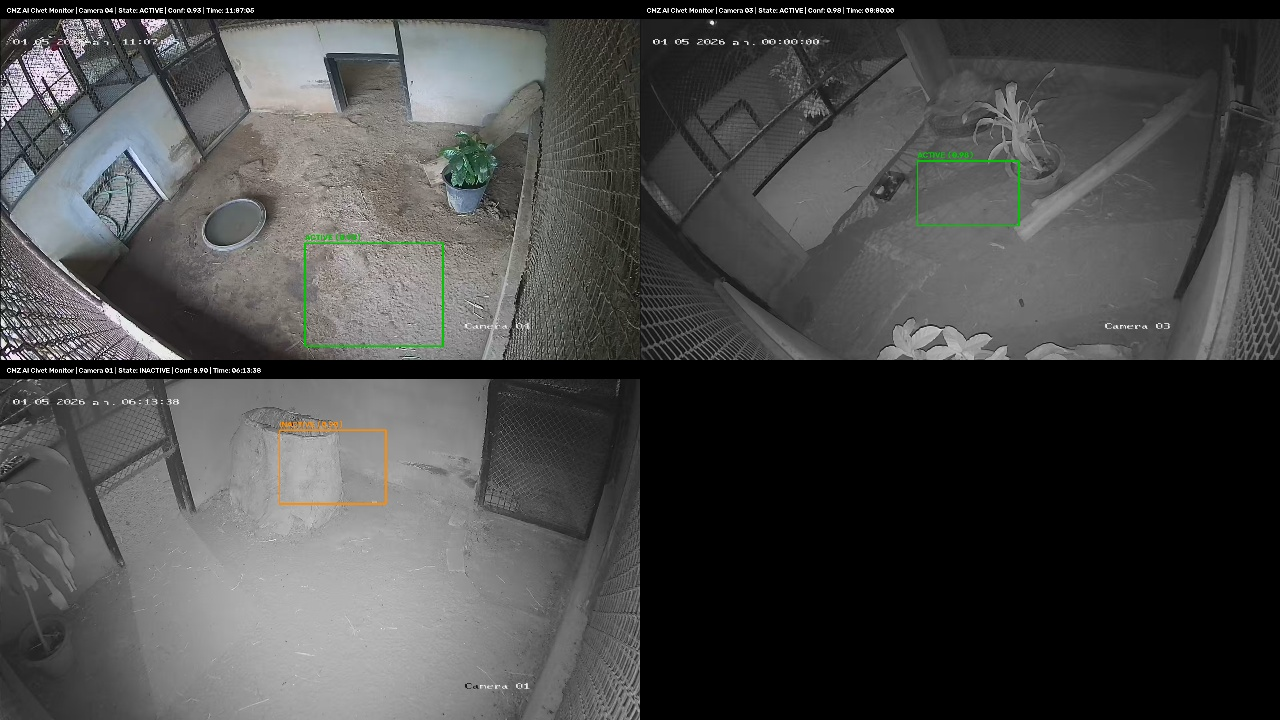
#> input picture finish/phase2_detection_samples_4cam.jpg, 1280 x 720 px, given in place of A01_06.13-09.48_dur_3h35m.mp4, which was not available
$ python scan_cam1_cam4_samples.py
#> lines starting #> are read from the running program, lines starting #| are printed output that depends on the picture
import cv2, os, glob
import numpy as np
import sys

sys.stdout.reconfigure(encoding='utf-8')

base_dir = r"D:\CMU\4th\1 st\image processing\project cmz\dataset\ชะมดแผงสันหางดำ"
out_dir = r"pic/inspections/cam1_cam4_presence"
os.makedirs(out_dir, exist_ok=True)

# For each camera, let's scan a daytime video and a nighttime video
# Camera 1:
# A01_06.13-09.48_dur_3h35m.mp4 (morning daylight)
# A01_18.55-23.59_dur_5h03m.mp4 (night)
# Camera 4:
# A04_08.19-10.27_dur_2h08m.mp4 (morning daylight)
# A04_17.08-22.27_dur_5h19m.mp4 (night)

def scan_video_for_civet(vpath, cam_tag, sample_sec=30):
#> called with cam_tag = 'CAM1_Day', sample_sec = 60
    cap = cv2.VideoCapture(vpath)
    fps = cap.get(cv2.CAP_PROP_FPS) or 30.0
    total_frames = int(cap.get(cv2.CAP_PROP_FRAME_COUNT))
    dur_min = (total_frames / fps) / 60.0

    # Empty background reference (first frame)
    ret, f0 = cap.read()
#> f0 is the input picture: shape (720, 1280, 3); mean B, G, R 72.2, 72.8, 72.5
    if not ret: return
    bg = cv2.GaussianBlur(cv2.cvtColor(f0, cv2.COLOR_BGR2GRAY), (21, 21), 0)
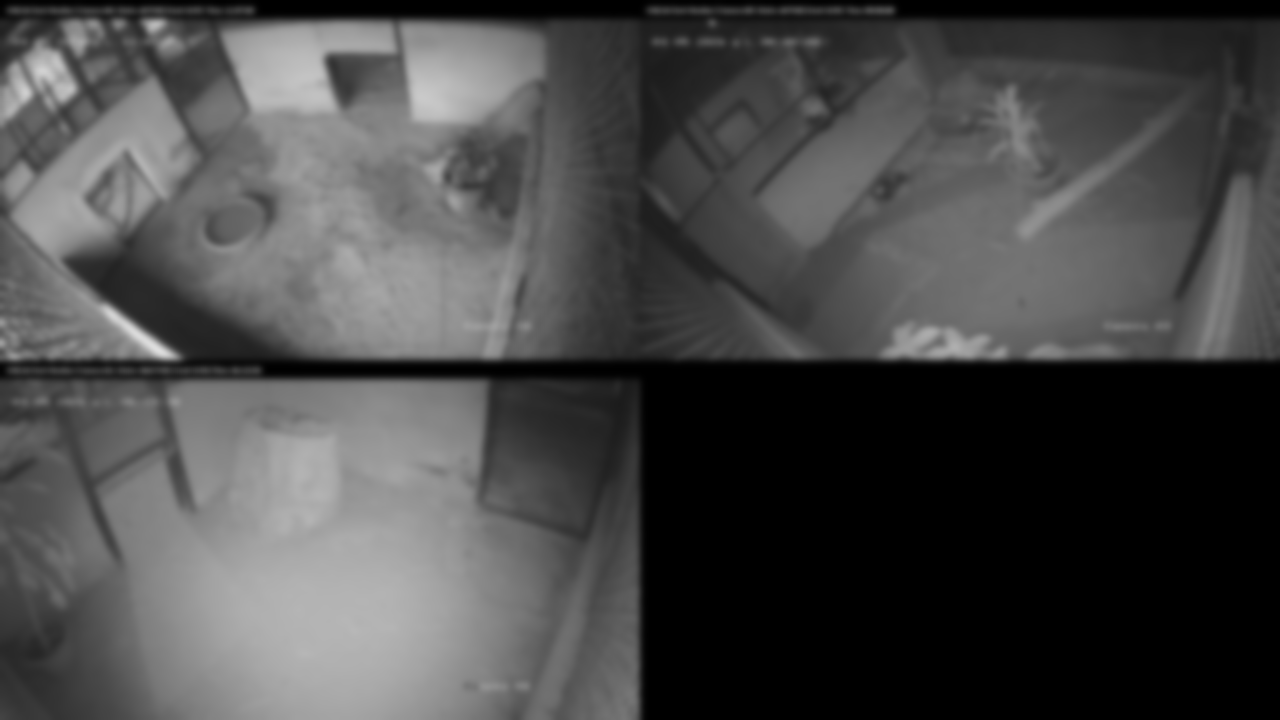
#> bg: shape (720, 1280); min 0, max 222, mean 72.7

    print(f"\nScanning {cam_tag}: {os.path.basename(vpath)} ({dur_min:.1f} mins)")

    high_diff_moments = []

    for sec in range(0, int(dur_min * 60), sample_sec):
        cap.set(cv2.CAP_PROP_POS_FRAMES, int(sec * fps))
        ret, frame = cap.read()
        if not ret: break
        gray = cv2.GaussianBlur(cv2.cvtColor(frame, cv2.COLOR_BGR2GRAY), (21, 21), 0)
        diff = cv2.absdiff(bg, gray)
        # ignore top plant if any, just mean diff
        m_diff = np.mean(diff)
        if m_diff > 4.0: # threshold for animal presence / significant change
            m = sec // 60
            s = sec % 60
            high_diff_moments.append((sec, m, s, m_diff))
            # save sample
            if len(high_diff_moments) <= 5 or sec % 300 == 0:
                out_p = os.path.join(out_dir, f"{cam_tag}_{m:03d}m_{s:02d}s.jpg")
                cv2.imwrite(out_p, frame)
                print(f"  [{cam_tag}] Detected change at {m:02d}:{s:02d} (diff={m_diff:.1f}) -> saved {os.path.basename(out_p)}")
#> after the loop, high_diff_moments = []

    cap.release()
    print(f"Total change samples in {cam_tag}: {len(high_diff_moments)}")
#| Total change samples in CAM1_Day: 0

scan_video_for_civet(os.path.join(base_dir, "camera 1", "A01_06.13-09.48_dur_3h35m.mp4"), "CAM1_Day", sample_sec=60)
scan_video_for_civet(os.path.join(base_dir, "camera 4", "A04_08.19-10.27_dur_2h08m.mp4"), "CAM4_Day", sample_sec=60)
#| Scanning CAM4_Day: A04_08.19-10.27_dur_2h08m.mp4 (0.0 mins)
#| Total change samples in CAM4_Day: 0
scan_video_for_civet(os.path.join(base_dir, "camera 4", "A04_17.08-22.27_dur_5h19m.mp4"), "CAM4_Night", sample_sec=60)
#| Scanning CAM4_Night: A04_17.08-22.27_dur_5h19m.mp4 (0.0 mins)
#| Total change samples in CAM4_Night: 0

$ run again, on finish/comparison_ramp_fix.jpg
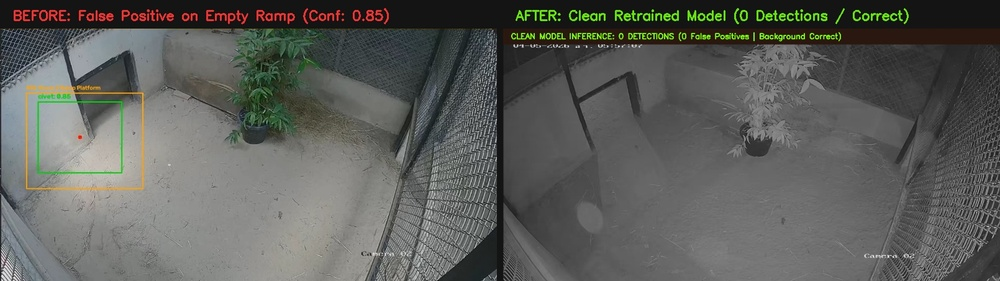
#> input picture finish/comparison_ramp_fix.jpg, 1000 x 281 px, shrunk from 1610 x 452 before the run, given in place of A01_06.13-09.48_dur_3h35m.mp4, which was not available
#> in scan_video_for_civet, f0 is the input picture: shape (281, 1000, 3); mean B, G, R 90, 93.8, 92.5
#> in scan_video_for_civet, `bg = cv2.GaussianBlur(cv2.cvtColor(f0, cv2.COLOR_BGR2GRAY), (21, 21), 0)`:
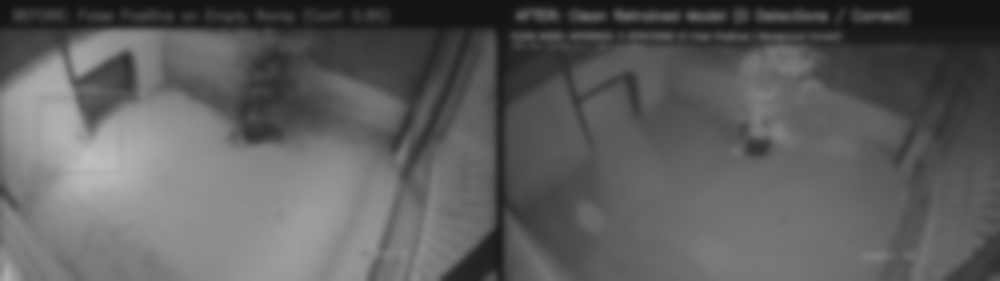
#> bg: shape (281, 1000); min 20, max 190, mean 93
#> after the loop in scan_video_for_civet, `for sec in range(0, int(dur_min * 60), sample_sec):`: high_diff_moments = []
#| Total change samples in CAM1_Day: 0
#| Scanning CAM4_Day: A04_08.19-10.27_dur_2h08m.mp4 (0.0 mins)
#| Total change samples in CAM4_Day: 0
#| Scanning CAM4_Night: A04_17.08-22.27_dur_5h19m.mp4 (0.0 mins)
#| Total change samples in CAM4_Night: 0

$ run again, on finish/comparison_tire_bed_fix.jpg
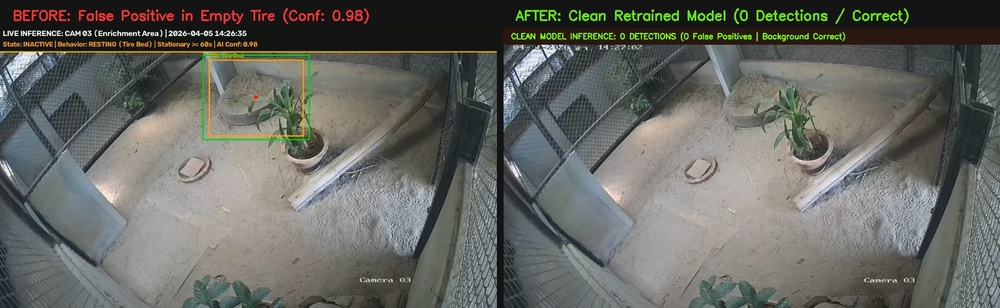
#> input picture finish/comparison_tire_bed_fix.jpg, 1000 x 308 px, shrunk from 1610 x 496 before the run, given in place of A01_06.13-09.48_dur_3h35m.mp4, which was not available
#> in scan_video_for_civet, f0 is the input picture: shape (308, 1000, 3); mean B, G, R 98.4, 103.5, 101.8
#> in scan_video_for_civet, `bg = cv2.GaussianBlur(cv2.cvtColor(f0, cv2.COLOR_BGR2GRAY), (21, 21), 0)`:
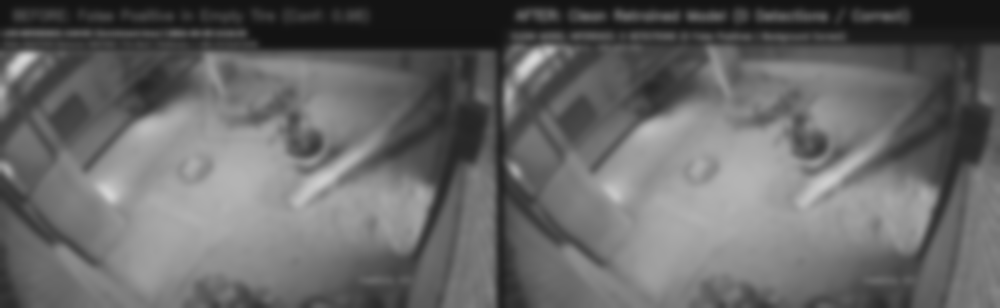
#> bg: shape (308, 1000); min 19, max 215, mean 102.4
#> after the loop in scan_video_for_civet, `for sec in range(0, int(dur_min * 60), sample_sec):`: high_diff_moments = []
#| Total change samples in CAM1_Day: 0
#| Scanning CAM4_Day: A04_08.19-10.27_dur_2h08m.mp4 (0.0 mins)
#| Total change samples in CAM4_Day: 0
#| Scanning CAM4_Night: A04_17.08-22.27_dur_5h19m.mp4 (0.0 mins)
#| Total change samples in CAM4_Night: 0
